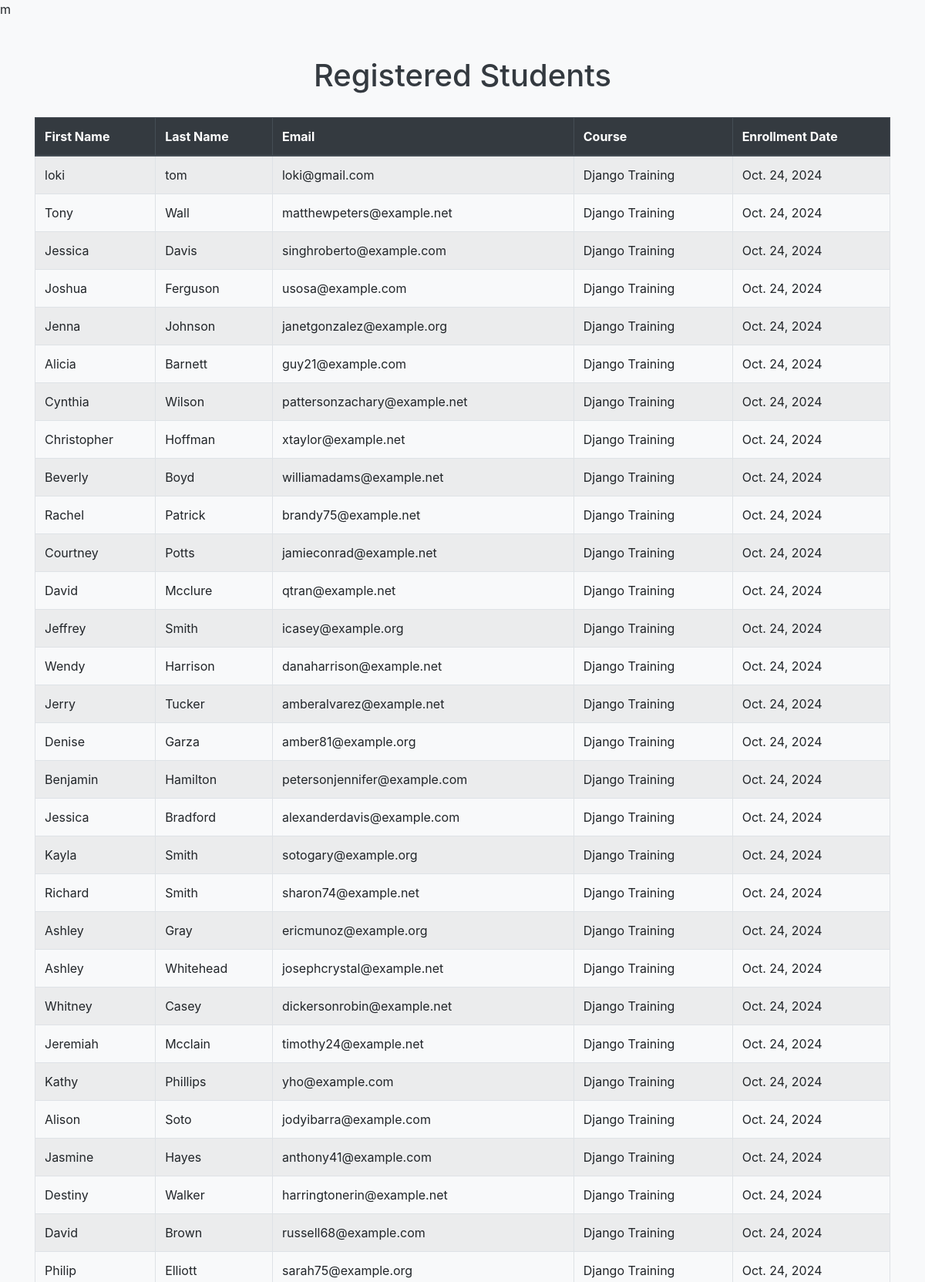
The app's page /student_table/ (upper part) with its own data.
### careerbridge_django_app1/models.py (models this page shows)
class Student(models.Model):
    first_name=models.CharField(max_length=30)
    last_name=models.CharField(max_length=30)
    email=models.EmailField(unique=True)
    course_name=models.CharField(default="Django Training",max_length=50)
    enrollment_date=models.DateField(auto_now_add=True)

### careerbridge_django_app1/views.py (the view)
# urls.py: path('student_table/',views.student_table,name='student_table'),
def student_table(request):
    students=Student.objects.all()
    return render(request, "careerbridge_django_app1/student_table.html",{'students':students})

### templates/careerbridge_django_app1/student_table.html (shortened to what this page needs)
<!doctype html>
<html lang="en">
  <head>
    <link rel="stylesheet" href="https://cdn.jsdelivr.net/npm/bootstrap@4.6.2/dist/css/bootstrap.min.css">
  </head>m
  <body>
     <div class="container">
         <h1>Registered Students</h1>
         <table class="table table-bordered table-hover table-striped">
           <thead class="thead-dark">
            <tr>
               <th scope="col">First Name</th>
               <th scope="col">Last Name</th>
               <th scope="col">Email</th>
               <th scope="col">Course</th>
               <th scope="col">Enrollment Date</th>
            </tr>
           </thead>
           <tbody>
           {% for student in students %}
           <tr>
             <td>{{ student.first_name }}</td>
             <td>{{ student.last_name }}</td>
             <td>{{ student.email }}</td>
             <td>{{ student.course_name }}</td>
             <td>{{ student.enrollment_date }}</td>
           </tr>
           {% empty %}
           <tr>
             <td colspan="5" class="text-center">No students registered yet.</td>
           </tr>
           {% endfor %}
           </tbody>
         </table>
     </div>
  </body>
</html>

### templates/careerbridge_django_app1/student_table.html (style rules this page uses)
body { background-color:#f8f9fa; }
.container { margin-top:50px; }
h1 { text-align:center; margin-bottom:30px; color:#343a40; }

### records on screen
Student: first_name "loki", last_name "tom", email "loki@gmail.com", course_name "Django Training", enrollment_date "Oct. 24, 2024"
Student: first_name "Tony", last_name "Wall", email "matthewpeters@example.net", course_name "Django Training", enrollment_date "Oct. 24, 2024"
Student: first_name "Jessica", last_name "Davis", email "singhroberto@example.com", course_name "Django Training", enrollment_date "Oct. 24, 2024"
Student: first_name "Joshua", last_name "Ferguson", email "usosa@example.com", course_name "Django Training", enrollment_date "Oct. 24, 2024"
Student: first_name "Jenna", last_name "Johnson", email "janetgonzalez@example.org", course_name "Django Training", enrollment_date "Oct. 24, 2024"
Student: first_name "Alicia", last_name "Barnett", email "guy21@example.com", course_name "Django Training", enrollment_date "Oct. 24, 2024"
Student: first_name "Cynthia", last_name "Wilson", email "pattersonzachary@example.net", course_name "Django Training", enrollment_date "Oct. 24, 2024"
Student: first_name "Christopher", last_name "Hoffman", email "xtaylor@example.net", course_name "Django Training", enrollment_date "Oct. 24, 2024"
Student: first_name "Beverly", last_name "Boyd", email "williamadams@example.net", course_name "Django Training", enrollment_date "Oct. 24, 2024"
Student: first_name "Rachel", last_name "Patrick", email "brandy75@example.net", course_name "Django Training", enrollment_date "Oct. 24, 2024"
Student: first_name "Courtney", last_name "Potts", email "jamieconrad@example.net", course_name "Django Training", enrollment_date "Oct. 24, 2024"
Student: first_name "David", last_name "Mcclure", email "qtran@example.net", course_name "Django Training", enrollment_date "Oct. 24, 2024"
Student: first_name "Jeffrey", last_name "Smith", email "icasey@example.org", course_name "Django Training", enrollment_date "Oct. 24, 2024"
Student: first_name "Wendy", last_name "Harrison", email "danaharrison@example.net", course_name "Django Training", enrollment_date "Oct. 24, 2024"
Student: first_name "Jerry", last_name "Tucker", email "amberalvarez@example.net", course_name "Django Training", enrollment_date "Oct. 24, 2024"
Student: first_name "Denise", last_name "Garza", email "amber81@example.org", course_name "Django Training", enrollment_date "Oct. 24, 2024"
Student: first_name "Benjamin", last_name "Hamilton", email "petersonjennifer@example.com", course_name "Django Training", enrollment_date "Oct. 24, 2024"
Student: first_name "Jessica", last_name "Bradford", email "alexanderdavis@example.com", course_name "Django Training", enrollment_date "Oct. 24, 2024"
Student: first_name "Kayla", last_name "Smith", email "sotogary@example.org", course_name "Django Training", enrollment_date "Oct. 24, 2024"
Student: first_name "Richard", last_name "Smith", email "sharon74@example.net", course_name "Django Training", enrollment_date "Oct. 24, 2024"
Student: first_name "Ashley", last_name "Gray", email "ericmunoz@example.org", course_name "Django Training", enrollment_date "Oct. 24, 2024"
Student: first_name "Ashley", last_name "Whitehead", email "josephcrystal@example.net", course_name "Django Training", enrollment_date "Oct. 24, 2024"
Student: first_name "Whitney", last_name "Casey", email "dickersonrobin@example.net", course_name "Django Training", enrollment_date "Oct. 24, 2024"
Student: first_name "Jeremiah", last_name "Mcclain", email "timothy24@example.net", course_name "Django Training", enrollment_date "Oct. 24, 2024"
Student: first_name "Kathy", last_name "Phillips", email "yho@example.com", course_name "Django Training", enrollment_date "Oct. 24, 2024"
Student: first_name "Alison", last_name "Soto", email "jodyibarra@example.com", course_name "Django Training", enrollment_date "Oct. 24, 2024"
Student: first_name "Jasmine", last_name "Hayes", email "anthony41@example.com", course_name "Django Training", enrollment_date "Oct. 24, 2024"
Student: first_name "Destiny", last_name "Walker", email "harringtonerin@example.net", course_name "Django Training", enrollment_date "Oct. 24, 2024"
Student: first_name "David", last_name "Brown", email "russell68@example.com", course_name "Django Training", enrollment_date "Oct. 24, 2024"
Student: first_name "Philip", last_name "Elliott", email "sarah75@example.org", course_name "Django Training", enrollment_date "Oct. 24, 2024"
